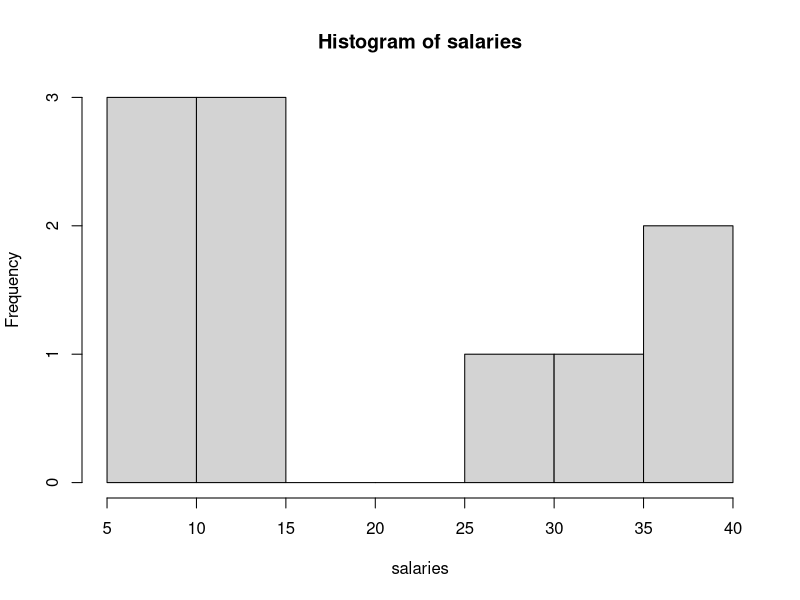
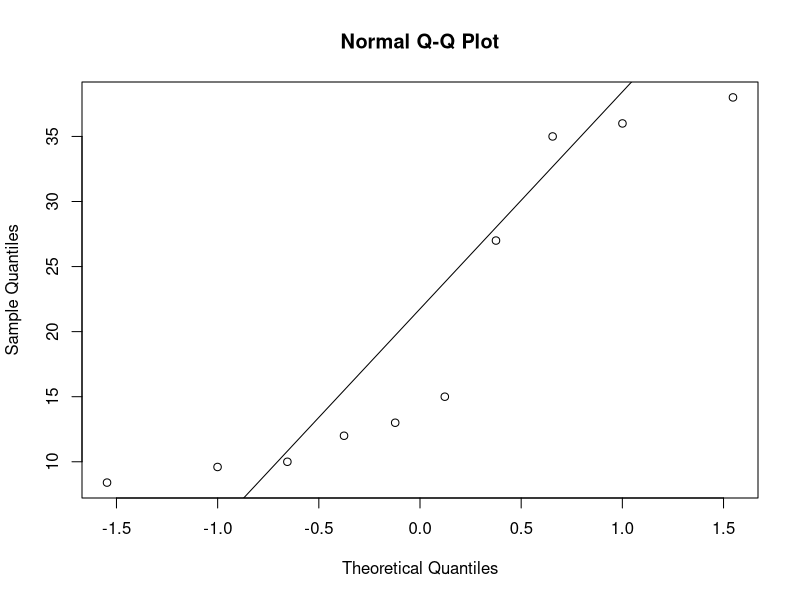
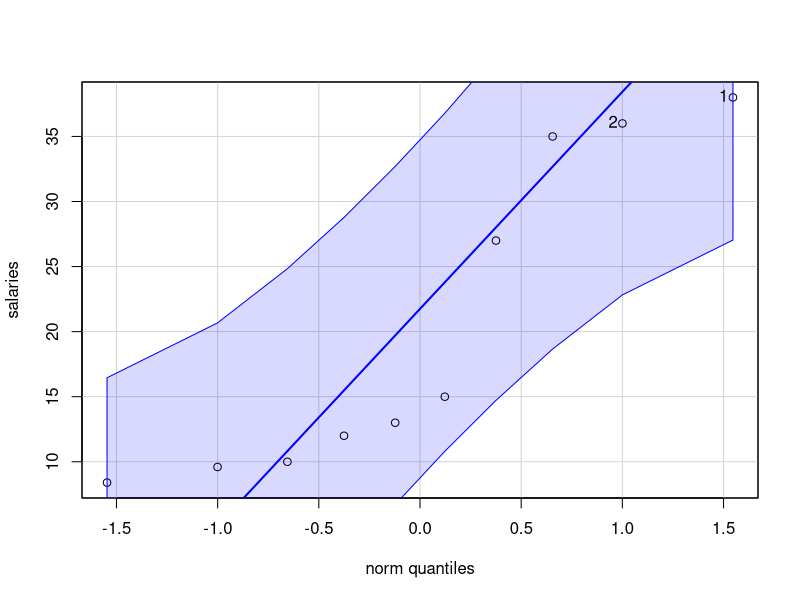
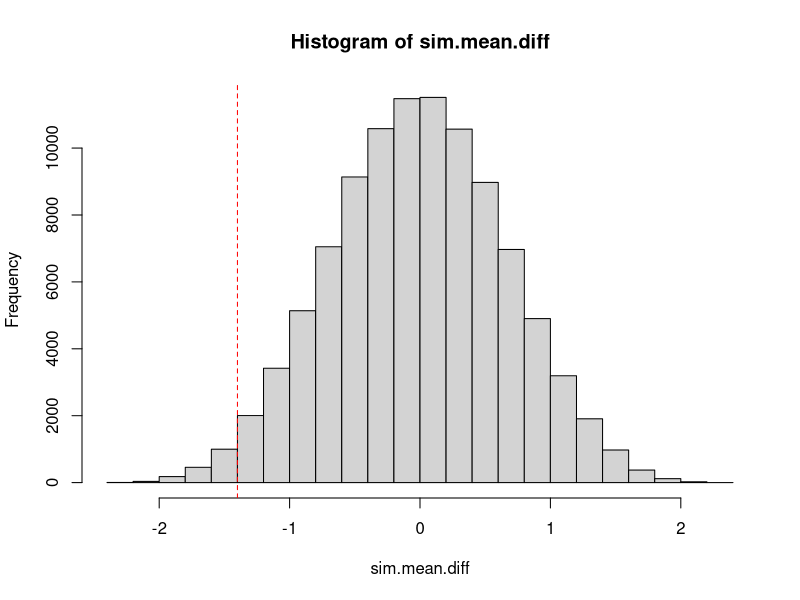

Recreate these plots in R, in order.
salaries <- c(38.0, 36.0, 35.0, 27.0, 15.0, 13.0, 12.0, 10.0,  9.6,  8.4)

mean(salaries)
var(salaries)
sd(salaries)

t.test(salaries)#gives two sided 95% CI

t.test(salaries,mu=10,alternative="greater",conf.level=.99)

hist(salaries)
qqnorm(salaries);qqline(salaries)

#install.packages("car")
library(car)

qqPlot(salaries)


#Non-parametric bootstrapping
set.seed(1)
sample(salaries,rep=TRUE)

B <- 10000
boot_vec <- rep(NA,B)

for (b in 1:B){
 boot_vec[b] <- mean(sample(salaries,rep=TRUE))
}

#95% CI based on percentile method
quantile(boot_vec,c(.025,.975))

library(boot)
boot_out <- boot(salaries,function(dat,inds){mean(dat[inds])},R=10000)
boot.ci(boot_out)



#Miss America problem
recent.grp <- c(19.5,20.3,19.6,20.2,17.8,17.9,19.1,18.8,17.6,16.8)
past.grp <- c(20.4,21.9,22.1,22.3,20.3,18.8,18.9,19.4,18.4,19.1)

mean(recent.grp);sd(recent.grp)
mean(past.grp);sd(past.grp)

#test on variances, then pooled or non-pooled test
var.test(recent.grp,past.grp)#FTR
t.test(recent.grp,past.grp,alt="less",var.equal=TRUE)

#permutation test on difference of means
choose(20,10)#number of possible permutations
new.dat <- c(recent.grp,past.grp)
obs.mean.diff <- mean(recent.grp) - mean(past.grp)
nsim <- 100000
sim.mean.diff <- rep(NA,length=nsim)
for (i in 1:nsim){
  grps <- sample(c(rep(1,10),rep(2,10)),replace=FALSE)
  sim.mean.diff[i] <- mean(new.dat[grps==1]) - mean(new.dat[grps==2])
}

hist(sim.mean.diff);abline(v=obs.mean.diff,col="red",lty=2)
length(sim.mean.diff[sim.mean.diff<=obs.mean.diff])/nsim #estimated p-value

